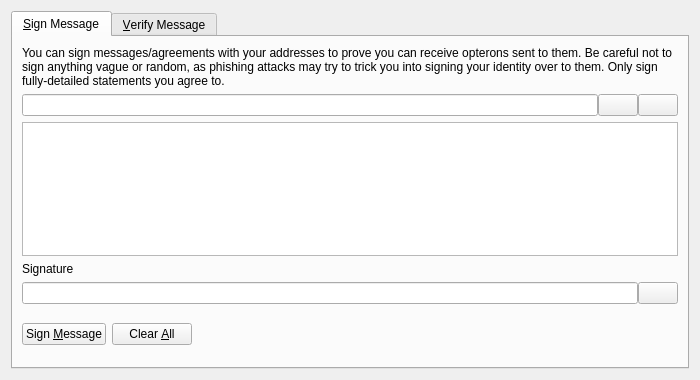
<?xml version="1.0" encoding="UTF-8"?>
<ui version="4.0">
 <class>SignVerifyMessageDialog</class>
 <widget class="QDialog" name="SignVerifyMessageDialog">
  <property name="geometry">
   <rect>
    <x>0</x>
    <y>0</y>
    <width>700</width>
    <height>380</height>
   </rect>
  </property>
  <property name="windowTitle">
   <string>Signatures - Sign / Verify a Message</string>
  </property>
  <property name="modal">
   <bool>true</bool>
  </property>
  <layout class="QVBoxLayout" name="verticalLayout">
   <item>
    <widget class="QTabWidget" name="tabWidget">
     <property name="currentIndex">
      <number>0</number>
     </property>
     <widget class="QWidget" name="tabSignMessage">
      <attribute name="title">
       <string>&amp;Sign Message</string>
      </attribute>
      <layout class="QVBoxLayout" name="verticalLayout_SM">
       <item>
        <widget class="QLabel" name="infoLabel_SM">
         <property name="text">
          <string>You can sign messages/agreements with your addresses to prove you can receive opterons sent to them. Be careful not to sign anything vague or random, as phishing attacks may try to trick you into signing your identity over to them. Only sign fully-detailed statements you agree to.</string>
         </property>
         <property name="textFormat">
          <enum>Qt::PlainText</enum>
         </property>
         <property name="wordWrap">
          <bool>true</bool>
         </property>
        </widget>
       </item>
       <item>
        <layout class="QHBoxLayout" name="horizontalLayout_1_SM">
         <property name="spacing">
          <number>0</number>
         </property>
         <item>
          <widget class="QValidatedLineEdit" name="addressIn_SM">
           <property name="toolTip">
            <string>The opteron address to sign the message with</string>
           </property>
          </widget>
         </item>
         <item>
          <widget class="QPushButton" name="addressBookButton_SM">
           <property name="toolTip">
            <string>Choose previously used address</string>
           </property>
           <property name="text">
            <string/>
           </property>
           <property name="icon">
            <iconset resource="../opteron.qrc">
             <normaloff>:/icons/address-book</normaloff>:/icons/address-book</iconset>
           </property>
           <property name="shortcut">
            <string>Alt+A</string>
           </property>
           <property name="autoDefault">
            <bool>false</bool>
           </property>
          </widget>
         </item>
         <item>
          <widget class="QPushButton" name="pasteButton_SM">
           <property name="toolTip">
            <string>Paste address from clipboard</string>
           </property>
           <property name="text">
            <string/>
           </property>
           <property name="icon">
            <iconset resource="../opteron.qrc">
             <normaloff>:/icons/editpaste</normaloff>:/icons/editpaste</iconset>
           </property>
           <property name="shortcut">
            <string>Alt+P</string>
           </property>
           <property name="autoDefault">
            <bool>false</bool>
           </property>
          </widget>
         </item>
        </layout>
       </item>
       <item>
        <widget class="QPlainTextEdit" name="messageIn_SM">
         <property name="toolTip">
          <string>Enter the message you want to sign here</string>
         </property>
        </widget>
       </item>
       <item>
        <widget class="QLabel" name="signatureLabel_SM">
         <property name="text">
          <string>Signature</string>
         </property>
         <property name="textFormat">
          <enum>Qt::PlainText</enum>
         </property>
        </widget>
       </item>
       <item>
        <layout class="QHBoxLayout" name="horizontalLayout_2_SM">
         <property name="spacing">
          <number>0</number>
         </property>
         <item>
          <widget class="QLineEdit" name="signatureOut_SM">
           <property name="font">
            <font>
             <italic>true</italic>
            </font>
           </property>
           <property name="readOnly">
            <bool>true</bool>
           </property>
          </widget>
         </item>
         <item>
          <widget class="QPushButton" name="copySignatureButton_SM">
           <property name="toolTip">
            <string>Copy the current signature to the system clipboard</string>
           </property>
           <property name="text">
            <string/>
           </property>
           <property name="icon">
            <iconset resource="../opteron.qrc">
             <normaloff>:/icons/editcopy</normaloff>:/icons/editcopy</iconset>
           </property>
           <property name="autoDefault">
            <bool>false</bool>
           </property>
          </widget>
         </item>
        </layout>
       </item>
       <item>
        <layout class="QHBoxLayout" name="horizontalLayout_3_SM">
         <item>
          <widget class="QPushButton" name="signMessageButton_SM">
           <property name="toolTip">
            <string>Sign the message to prove you own this opteron address</string>
           </property>
           <property name="text">
            <string>Sign &amp;Message</string>
           </property>
           <property name="icon">
            <iconset resource="../opteron.qrc">
             <normaloff>:/icons/edit</normaloff>:/icons/edit</iconset>
           </property>
           <property name="autoDefault">
            <bool>false</bool>
           </property>
          </widget>
         </item>
         <item>
          <widget class="QPushButton" name="clearButton_SM">
           <property name="toolTip">
            <string>Reset all sign message fields</string>
           </property>
           <property name="text">
            <string>Clear &amp;All</string>
           </property>
           <property name="icon">
            <iconset resource="../opteron.qrc">
             <normaloff>:/icons/remove</normaloff>:/icons/remove</iconset>
           </property>
           <property name="autoDefault">
            <bool>false</bool>
           </property>
          </widget>
         </item>
         <item>
          <spacer name="horizontalSpacer_1_SM">
           <property name="orientation">
            <enum>Qt::Horizontal</enum>
           </property>
           <property name="sizeHint" stdset="0">
            <size>
             <width>40</width>
             <height>48</height>
            </size>
           </property>
          </spacer>
         </item>
         <item>
          <widget class="QLabel" name="statusLabel_SM">
           <property name="font">
            <font>
             <weight>75</weight>
             <bold>true</bold>
            </font>
           </property>
           <property name="text">
            <string/>
           </property>
           <property name="wordWrap">
            <bool>true</bool>
           </property>
          </widget>
         </item>
         <item>
          <spacer name="horizontalSpacer_2_SM">
           <property name="orientation">
            <enum>Qt::Horizontal</enum>
           </property>
           <property name="sizeHint" stdset="0">
            <size>
             <width>40</width>
             <height>48</height>
            </size>
           </property>
          </spacer>
         </item>
        </layout>
       </item>
      </layout>
     </widget>
     <widget class="QWidget" name="tabVerifyMessage">
      <attribute name="title">
       <string>&amp;Verify Message</string>
      </attribute>
      <layout class="QVBoxLayout" name="verticalLayout_VM">
       <item>
        <widget class="QLabel" name="infoLabel_VM">
         <property name="text">
          <string>Enter the receiver's address, message (ensure you copy line breaks, spaces, tabs, etc. exactly) and signature below to verify the message. Be careful not to read more into the signature than what is in the signed message itself, to avoid being tricked by a man-in-the-middle attack. Note that this only proves the signing party receives with the address, it cannot prove sendership of any transaction!</string>
         </property>
         <property name="textFormat">
          <enum>Qt::PlainText</enum>
         </property>
         <property name="alignment">
          <set>Qt::AlignLeading|Qt::AlignLeft|Qt::AlignTop</set>
         </property>
         <property name="wordWrap">
          <bool>true</bool>
         </property>
        </widget>
       </item>
       <item>
        <layout class="QHBoxLayout" name="horizontalLayout_1_VM">
         <property name="spacing">
          <number>0</number>
         </property>
         <item>
          <widget class="QValidatedLineEdit" name="addressIn_VM">
           <property name="toolTip">
            <string>The opteron address the message was signed with</string>
           </property>
          </widget>
         </item>
         <item>
          <widget class="QPushButton" name="addressBookButton_VM">
           <property name="toolTip">
            <string>Choose previously used address</string>
           </property>
           <property name="text">
            <string/>
           </property>
           <property name="icon">
            <iconset resource="../opteron.qrc">
             <normaloff>:/icons/address-book</normaloff>:/icons/address-book</iconset>
           </property>
           <property name="shortcut">
            <string>Alt+A</string>
           </property>
           <property name="autoDefault">
            <bool>false</bool>
           </property>
          </widget>
         </item>
        </layout>
       </item>
       <item>
        <widget class="QPlainTextEdit" name="messageIn_VM"/>
       </item>
       <item>
        <widget class="QValidatedLineEdit" name="signatureIn_VM"/>
       </item>
       <item>
        <layout class="QHBoxLayout" name="horizontalLayout_2_VM">
         <item>
          <widget class="QPushButton" name="verifyMessageButton_VM">
           <property name="toolTip">
            <string>Verify the message to ensure it was signed with the specified opteron address</string>
           </property>
           <property name="text">
            <string>Verify &amp;Message</string>
           </property>
           <property name="icon">
            <iconset resource="../opteron.qrc">
             <normaloff>:/icons/transaction_0</normaloff>:/icons/transaction_0</iconset>
           </property>
           <property name="autoDefault">
            <bool>false</bool>
           </property>
          </widget>
         </item>
         <item>
          <widget class="QPushButton" name="clearButton_VM">
           <property name="toolTip">
            <string>Reset all verify message fields</string>
           </property>
           <property name="text">
            <string>Clear &amp;All</string>
           </property>
           <property name="icon">
            <iconset resource="../opteron.qrc">
             <normaloff>:/icons/remove</normaloff>:/icons/remove</iconset>
           </property>
           <property name="autoDefault">
            <bool>false</bool>
           </property>
          </widget>
         </item>
         <item>
          <spacer name="horizontalSpacer_1_VM">
           <property name="orientation">
            <enum>Qt::Horizontal</enum>
           </property>
           <property name="sizeHint" stdset="0">
            <size>
             <width>40</width>
             <height>48</height>
            </size>
           </property>
          </spacer>
         </item>
         <item>
          <widget class="QLabel" name="statusLabel_VM">
           <property name="font">
            <font>
             <weight>75</weight>
             <bold>true</bold>
            </font>
           </property>
           <property name="text">
            <string/>
           </property>
           <property name="wordWrap">
            <bool>true</bool>
           </property>
          </widget>
         </item>
         <item>
          <spacer name="horizontalSpacer_2_VM">
           <property name="orientation">
            <enum>Qt::Horizontal</enum>
           </property>
           <property name="sizeHint" stdset="0">
            <size>
             <width>40</width>
             <height>48</height>
            </size>
           </property>
          </spacer>
         </item>
        </layout>
       </item>
      </layout>
     </widget>
    </widget>
   </item>
  </layout>
 </widget>
 <customwidgets>
  <customwidget>
   <class>QValidatedLineEdit</class>
   <extends>QLineEdit</extends>
   <header>qvalidatedlineedit.h</header>
  </customwidget>
 </customwidgets>
 <resources>
  <include location="../opteron.qrc"/>
 </resources>
 <connections/>
</ui>
